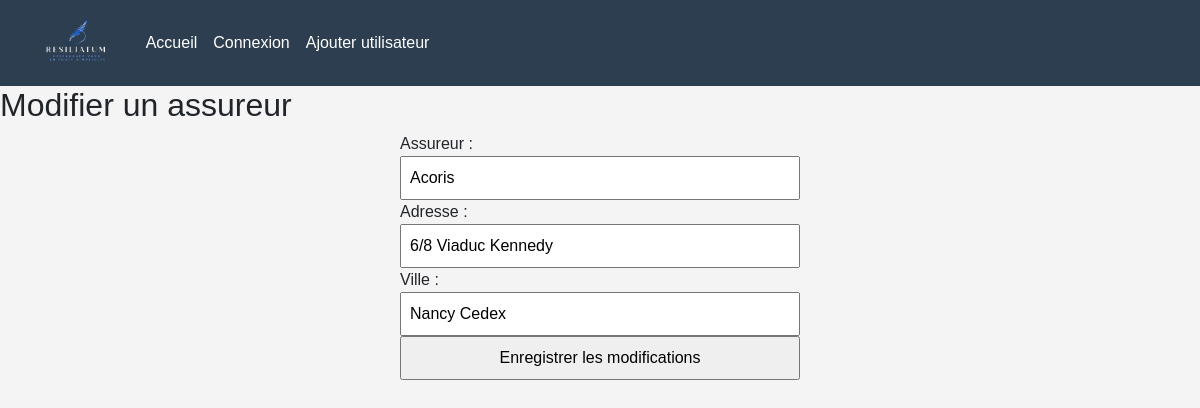
Page /ASSTEST/modifier_assureur.php?id=4 on the committed database.
### tables this page shows
CREATE TABLE `assureurs` (
  `id` int(11) NOT NULL,
  `assureur` varchar(100) DEFAULT NULL,
  `adresse` varchar(100) DEFAULT NULL,
  `ville` varchar(50) DEFAULT NULL
);

### ASSTEST/modifier_assureur.php (the view, shortened to what this page needs)
<!DOCTYPE html>
<html lang="en">
<head>
</head>
<body>
<?php include 'nav.php' ?>
<?php
$dbname = "assurence";
$servername = "localhost";
$username = "root";
$password = "";
$conn = new mysqli($servername, $username, $password, $dbname);
$id = $_GET['id'];
$result = $conn->query("SELECT * FROM assureurs WHERE id=$id");
if ($result !== false) {
    $row = $result->fetch_assoc();
    echo "<h2>Modifier un assureur</h2>";
    echo "<form id='modificationForm' action='modifier_assureur_action.php' method='POST'>";
    echo "Assureur : <input type='text' name='assureur' value='" . $row['assureur'] . "' required><br>";
    echo "Adresse : <input type='text' name='adresse' value='" . $row['adresse'] . "' required><br>";
    echo "Ville : <input type='text' name='ville' value='" . $row['ville'] . "' required><br>";
    echo "<input type='submit' value='Enregistrer les modifications'>";
    echo "</form>";
} else {
    echo "Erreur lors de la récupération des données de l'assureur : " . $conn->error;
}
?>
</body>
</html>

### ASSTEST/modifier_assureur.php (style rules this page uses)
body { font-family: Arial, sans-serif; margin: 20px; }
form { max-width: 400px; margin: auto; }
input { width: 100%; padding: 8px; margin-bottom: 12px; }

### ASSTEST/nav.php (style rules this page uses)
body { font-family: Arial, sans-serif; margin: 0; padding: 0; background-color: #f4f4f4; width: 100%; }

### rows in the picture
assureurs: assureur "Acoris", adresse "6/8 Viaduc Kennedy", ville "Nancy Cedex"
